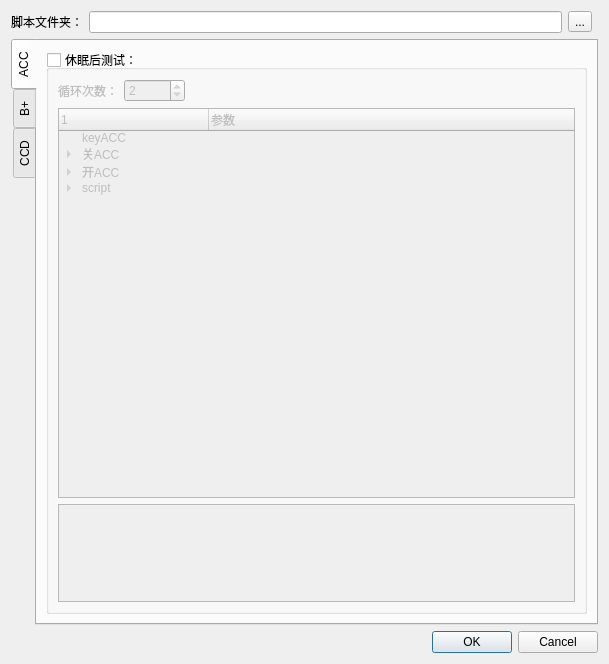
<?xml version="1.0" encoding="UTF-8"?>
<ui version="4.0">
 <class>CfgSParam</class>
 <widget class="QDialog" name="CfgSParam">
  <property name="geometry">
   <rect>
    <x>0</x>
    <y>0</y>
    <width>609</width>
    <height>664</height>
   </rect>
  </property>
  <property name="windowTitle">
   <string>Dialog</string>
  </property>
  <layout class="QGridLayout" name="gridLayout_5">
   <item row="0" column="1">
    <widget class="QLineEdit" name="lineEditFilePath"/>
   </item>
   <item row="0" column="2">
    <widget class="QToolButton" name="toolopenFile">
     <property name="text">
      <string>...</string>
     </property>
    </widget>
   </item>
   <item row="2" column="1" colspan="3">
    <widget class="QDialogButtonBox" name="buttonBox">
     <property name="orientation">
      <enum>Qt::Horizontal</enum>
     </property>
     <property name="standardButtons">
      <set>QDialogButtonBox::Cancel|QDialogButtonBox::Ok</set>
     </property>
    </widget>
   </item>
   <item row="0" column="0">
    <widget class="QLabel" name="label_15">
     <property name="text">
      <string>脚本文件夹：</string>
     </property>
    </widget>
   </item>
   <item row="1" column="0" colspan="4">
    <widget class="QTabWidget" name="tabWidget">
     <property name="tabPosition">
      <enum>QTabWidget::West</enum>
     </property>
     <property name="currentIndex">
      <number>0</number>
     </property>
     <widget class="QWidget" name="tabACC">
      <attribute name="title">
       <string>ACC</string>
      </attribute>
      <layout class="QGridLayout" name="gridLayout_13">
       <item row="0" column="0">
        <widget class="QGroupBox" name="groupACC">
         <property name="title">
          <string>休眠后测试：</string>
         </property>
         <property name="flat">
          <bool>true</bool>
         </property>
         <property name="checkable">
          <bool>true</bool>
         </property>
         <property name="checked">
          <bool>false</bool>
         </property>
         <layout class="QGridLayout" name="gridLayout_11">
          <item row="0" column="0">
           <widget class="QLabel" name="label_16">
            <property name="text">
             <string>循环次数：</string>
            </property>
           </widget>
          </item>
          <item row="0" column="1">
           <widget class="QSpinBox" name="spinAccCycle">
            <property name="toolTip">
             <string>1~65535</string>
            </property>
            <property name="minimum">
             <number>1</number>
            </property>
            <property name="maximum">
             <number>65535</number>
            </property>
            <property name="value">
             <number>2</number>
            </property>
           </widget>
          </item>
          <item row="0" column="2">
           <spacer name="horizontalSpacer_3">
            <property name="orientation">
             <enum>Qt::Horizontal</enum>
            </property>
            <property name="sizeHint" stdset="0">
             <size>
              <width>40</width>
              <height>20</height>
             </size>
            </property>
           </spacer>
          </item>
          <item row="1" column="0" colspan="3">
           <layout class="QVBoxLayout" name="verticalLayout" stretch="4,1">
            <item>
             <widget class="QTreeWidget" name="treeACC">
              <attribute name="headerDefaultSectionSize">
               <number>150</number>
              </attribute>
              <column>
               <property name="text">
                <string/>
               </property>
              </column>
              <column>
               <property name="text">
                <string>参数</string>
               </property>
              </column>
              <item>
               <property name="text">
                <string>keyACC</string>
               </property>
              </item>
              <item>
               <property name="text">
                <string>关ACC</string>
               </property>
               <item>
                <property name="text">
                 <string>Wait Time(mS)：</string>
                </property>
                <item>
                 <property name="text">
                  <string>Min：</string>
                 </property>
                 <property name="toolTip">
                  <string>关处理时间</string>
                 </property>
                 <property name="text">
                  <string>10000</string>
                 </property>
                 <property name="flags">
                  <set>ItemIsSelectable|ItemIsEditable|ItemIsDragEnabled|ItemIsUserCheckable|ItemIsEnabled</set>
                 </property>
                </item>
                <item>
                 <property name="text">
                  <string>Max:</string>
                 </property>
                 <property name="text">
                  <string>30000</string>
                 </property>
                 <property name="flags">
                  <set>ItemIsSelectable|ItemIsEditable|ItemIsDragEnabled|ItemIsUserCheckable|ItemIsEnabled</set>
                 </property>
                </item>
                <item>
                 <property name="text">
                  <string>Step:</string>
                 </property>
                 <property name="text">
                  <string>0</string>
                 </property>
                 <property name="flags">
                  <set>ItemIsSelectable|ItemIsEditable|ItemIsDragEnabled|ItemIsUserCheckable|ItemIsEnabled</set>
                 </property>
                </item>
               </item>
               <item>
                <property name="text">
                 <string>Check：电流</string>
                </property>
                <property name="toolTip">
                 <string>关机时间超过休眠电流检测时间将检测休眠电流；</string>
                </property>
                <property name="text">
                 <string/>
                </property>
                <property name="foreground">
                 <brush brushstyle="SolidPattern">
                  <color alpha="255">
                   <red>0</red>
                   <green>0</green>
                   <blue>255</blue>
                  </color>
                 </brush>
                </property>
                <property name="checkState">
                 <enum>Checked</enum>
                </property>
                <item>
                 <property name="text">
                  <string>时间(mS):</string>
                 </property>
                 <property name="text">
                  <string>15000</string>
                 </property>
                 <property name="flags">
                  <set>ItemIsSelectable|ItemIsEditable|ItemIsDragEnabled|ItemIsUserCheckable|ItemIsEnabled</set>
                 </property>
                </item>
                <item>
                 <property name="text">
                  <string>休眠电流(mA):</string>
                 </property>
                 <property name="text">
                  <string>20</string>
                 </property>
                 <property name="flags">
                  <set>ItemIsSelectable|ItemIsEditable|ItemIsDragEnabled|ItemIsUserCheckable|ItemIsEnabled</set>
                 </property>
                </item>
               </item>
              </item>
              <item>
               <property name="text">
                <string>开ACC</string>
               </property>
               <property name="text">
                <string/>
               </property>
               <item>
                <property name="text">
                 <string>Wait Time(mS):</string>
                </property>
                <property name="toolTip">
                 <string>开处理时间</string>
                </property>
                <property name="text">
                 <string>5000</string>
                </property>
                <property name="toolTip">
                 <string/>
                </property>
                <property name="flags">
                 <set>ItemIsSelectable|ItemIsEditable|ItemIsDragEnabled|ItemIsUserCheckable|ItemIsEnabled</set>
                </property>
               </item>
               <item>
                <property name="text">
                 <string>Over Time(mS)：</string>
                </property>
                <property name="toolTip">
                 <string>开机测试检测最长时间，超过该时间将不再检测，判断为失败。</string>
                </property>
                <property name="text">
                 <string>60000</string>
                </property>
                <property name="toolTip">
                 <string>处理超过该时间将结束测试，并判断为失败</string>
                </property>
                <property name="flags">
                 <set>ItemIsSelectable|ItemIsEditable|ItemIsDragEnabled|ItemIsUserCheckable|ItemIsEnabled</set>
                </property>
               </item>
               <item>
                <property name="text">
                 <string>Check：电流</string>
                </property>
                <property name="toolTip">
                 <string>工作电流是否达到正常工作电流</string>
                </property>
                <property name="text">
                 <string/>
                </property>
                <property name="checkState">
                 <enum>Checked</enum>
                </property>
                <item>
                 <property name="text">
                  <string>唤醒电流(mA)：</string>
                 </property>
                 <property name="text">
                  <string>320</string>
                 </property>
                 <property name="toolTip">
                  <string>电流最好为工作电流减去10~50mA</string>
                 </property>
                 <property name="flags">
                  <set>ItemIsSelectable|ItemIsEditable|ItemIsDragEnabled|ItemIsUserCheckable|ItemIsEnabled</set>
                 </property>
                </item>
               </item>
               <item>
                <property name="text">
                 <string>Check：界面</string>
                </property>
                <property name="toolTip">
                 <string>检测开机后是否回到上次关机前界面</string>
                </property>
                <property name="text">
                 <string/>
                </property>
                <property name="toolTip">
                 <string>检测是否回到休眠前界面，反之检测存在界面即OK</string>
                </property>
                <property name="checkState">
                 <enum>Checked</enum>
                </property>
                <item>
                 <property name="text">
                  <string>记忆检测</string>
                 </property>
                 <property name="text">
                  <string/>
                 </property>
                 <property name="checkState">
                  <enum>Checked</enum>
                 </property>
                </item>
               </item>
              </item>
              <item>
               <property name="text">
                <string>script</string>
               </property>
               <item>
                <property name="text">
                 <string>logcheck:</string>
                </property>
                <property name="text">
                 <string>OK (1 test)</string>
                </property>
                <property name="flags">
                 <set>ItemIsSelectable|ItemIsEditable|ItemIsDragEnabled|ItemIsUserCheckable|ItemIsEnabled</set>
                </property>
               </item>
              </item>
             </widget>
            </item>
            <item>
             <widget class="QTextEdit" name="textACCDescription">
              <property name="toolTip">
               <string>测试单元描述</string>
              </property>
              <property name="html">
               <string>&lt;!DOCTYPE HTML PUBLIC &quot;-//W3C//DTD HTML 4.0//EN&quot; &quot;http://www.w3.org/TR/REC-html40/strict.dtd&quot;&gt;
&lt;html&gt;&lt;head&gt;&lt;meta name=&quot;qrichtext&quot; content=&quot;1&quot; /&gt;&lt;style type=&quot;text/css&quot;&gt;
p, li { white-space: pre-wrap; }
&lt;/style&gt;&lt;/head&gt;&lt;body style=&quot; font-family:'SimSun'; font-size:9pt; font-weight:400; font-style:normal;&quot;&gt;
&lt;p style=&quot;-qt-paragraph-type:empty; margin-top:0px; margin-bottom:0px; margin-left:0px; margin-right:0px; -qt-block-indent:0; text-indent:0px;&quot;&gt;&lt;br /&gt;&lt;/p&gt;&lt;/body&gt;&lt;/html&gt;</string>
              </property>
             </widget>
            </item>
           </layout>
          </item>
         </layout>
        </widget>
       </item>
      </layout>
     </widget>
     <widget class="QWidget" name="tabBAT">
      <attribute name="title">
       <string>B+</string>
      </attribute>
      <layout class="QGridLayout" name="gridLayout_16">
       <item row="0" column="0">
        <widget class="QGroupBox" name="groupBAT">
         <property name="enabled">
          <bool>true</bool>
         </property>
         <property name="title">
          <string>关机后测试：</string>
         </property>
         <property name="flat">
          <bool>true</bool>
         </property>
         <property name="checkable">
          <bool>true</bool>
         </property>
         <property name="checked">
          <bool>false</bool>
         </property>
         <layout class="QGridLayout" name="gridLayout_3">
          <item row="0" column="0">
           <widget class="QLabel" name="label">
            <property name="text">
             <string>循环次数：</string>
            </property>
           </widget>
          </item>
          <item row="0" column="1">
           <widget class="QSpinBox" name="spinBatCycle">
            <property name="toolTip">
             <string>1~65535</string>
            </property>
            <property name="minimum">
             <number>1</number>
            </property>
            <property name="maximum">
             <number>65535</number>
            </property>
            <property name="value">
             <number>2</number>
            </property>
           </widget>
          </item>
          <item row="0" column="2">
           <spacer name="horizontalSpacer">
            <property name="orientation">
             <enum>Qt::Horizontal</enum>
            </property>
            <property name="sizeHint" stdset="0">
             <size>
              <width>40</width>
              <height>20</height>
             </size>
            </property>
           </spacer>
          </item>
          <item row="1" column="0" colspan="3">
           <layout class="QVBoxLayout" name="verticalLayout_2" stretch="4,1">
            <item>
             <widget class="QTreeWidget" name="treeBAT">
              <attribute name="headerDefaultSectionSize">
               <number>150</number>
              </attribute>
              <column>
               <property name="text">
                <string/>
               </property>
              </column>
              <column>
               <property name="text">
                <string>参数</string>
               </property>
              </column>
              <item>
               <property name="text">
                <string>KeyBAT</string>
               </property>
              </item>
              <item>
               <property name="text">
                <string>关B+</string>
               </property>
               <item>
                <property name="text">
                 <string>Wait Time(mS)</string>
                </property>
                <property name="text">
                 <string/>
                </property>
                <item>
                 <property name="text">
                  <string>Min:</string>
                 </property>
                 <property name="text">
                  <string>5000</string>
                 </property>
                 <property name="flags">
                  <set>ItemIsSelectable|ItemIsEditable|ItemIsDragEnabled|ItemIsUserCheckable|ItemIsEnabled</set>
                 </property>
                </item>
                <item>
                 <property name="text">
                  <string>Max:</string>
                 </property>
                 <property name="text">
                  <string>30000</string>
                 </property>
                 <property name="flags">
                  <set>ItemIsSelectable|ItemIsEditable|ItemIsDragEnabled|ItemIsUserCheckable|ItemIsEnabled</set>
                 </property>
                </item>
                <item>
                 <property name="text">
                  <string>Step:</string>
                 </property>
                 <property name="text">
                  <string>0</string>
                 </property>
                 <property name="flags">
                  <set>ItemIsSelectable|ItemIsEditable|ItemIsDragEnabled|ItemIsUserCheckable|ItemIsEnabled</set>
                 </property>
                </item>
               </item>
              </item>
              <item>
               <property name="text">
                <string>开B+</string>
               </property>
               <item>
                <property name="text">
                 <string>Wait Time(mS):</string>
                </property>
                <property name="text">
                 <string>5000</string>
                </property>
                <property name="flags">
                 <set>ItemIsSelectable|ItemIsEditable|ItemIsDragEnabled|ItemIsUserCheckable|ItemIsEnabled</set>
                </property>
               </item>
               <item>
                <property name="text">
                 <string>Over Time(mS):</string>
                </property>
                <property name="text">
                 <string>60000</string>
                </property>
                <property name="flags">
                 <set>ItemIsSelectable|ItemIsEditable|ItemIsDragEnabled|ItemIsUserCheckable|ItemIsEnabled</set>
                </property>
               </item>
               <item>
                <property name="text">
                 <string>Check：电流</string>
                </property>
                <property name="text">
                 <string/>
                </property>
                <property name="checkState">
                 <enum>Checked</enum>
                </property>
                <item>
                 <property name="text">
                  <string>开机电流(mA):</string>
                 </property>
                 <property name="text">
                  <string>320</string>
                 </property>
                 <property name="toolTip">
                  <string>电流最好为工作电流减10~50</string>
                 </property>
                 <property name="flags">
                  <set>ItemIsSelectable|ItemIsEditable|ItemIsDragEnabled|ItemIsUserCheckable|ItemIsEnabled</set>
                 </property>
                </item>
               </item>
               <item>
                <property name="text">
                 <string>Check：界面</string>
                </property>
                <property name="text">
                 <string/>
                </property>
                <property name="checkState">
                 <enum>Checked</enum>
                </property>
                <item>
                 <property name="text">
                  <string>记忆检测</string>
                 </property>
                 <property name="text">
                  <string/>
                 </property>
                 <property name="checkState">
                  <enum>Checked</enum>
                 </property>
                </item>
               </item>
              </item>
              <item>
               <property name="text">
                <string>script</string>
               </property>
               <item>
                <property name="text">
                 <string>logcheck</string>
                </property>
                <property name="text">
                 <string>OK (1 test)</string>
                </property>
                <property name="flags">
                 <set>ItemIsSelectable|ItemIsEditable|ItemIsDragEnabled|ItemIsUserCheckable|ItemIsEnabled</set>
                </property>
               </item>
              </item>
             </widget>
            </item>
            <item>
             <widget class="QTextEdit" name="textBatDescription">
              <property name="html">
               <string>&lt;!DOCTYPE HTML PUBLIC &quot;-//W3C//DTD HTML 4.0//EN&quot; &quot;http://www.w3.org/TR/REC-html40/strict.dtd&quot;&gt;
&lt;html&gt;&lt;head&gt;&lt;meta name=&quot;qrichtext&quot; content=&quot;1&quot; /&gt;&lt;style type=&quot;text/css&quot;&gt;
p, li { white-space: pre-wrap; }
&lt;/style&gt;&lt;/head&gt;&lt;body style=&quot; font-family:'SimSun'; font-size:9pt; font-weight:400; font-style:normal;&quot;&gt;
&lt;p style=&quot;-qt-paragraph-type:empty; margin-top:0px; margin-bottom:0px; margin-left:0px; margin-right:0px; -qt-block-indent:0; text-indent:0px;&quot;&gt;&lt;br /&gt;&lt;/p&gt;&lt;/body&gt;&lt;/html&gt;</string>
              </property>
             </widget>
            </item>
           </layout>
          </item>
         </layout>
        </widget>
       </item>
      </layout>
     </widget>
     <widget class="QWidget" name="tabCCD">
      <attribute name="title">
       <string>CCD</string>
      </attribute>
      <layout class="QGridLayout" name="gridLayout">
       <item row="0" column="0">
        <widget class="QGroupBox" name="groupCCD">
         <property name="title">
          <string>休眠后测试：</string>
         </property>
         <property name="flat">
          <bool>true</bool>
         </property>
         <property name="checkable">
          <bool>true</bool>
         </property>
         <property name="checked">
          <bool>false</bool>
         </property>
         <layout class="QGridLayout" name="gridLayout_12">
          <item row="0" column="0">
           <widget class="QLabel" name="label_17">
            <property name="text">
             <string>循环次数：</string>
            </property>
           </widget>
          </item>
          <item row="0" column="1">
           <widget class="QSpinBox" name="spinCCDCycle">
            <property name="toolTip">
             <string>1~65535</string>
            </property>
            <property name="minimum">
             <number>1</number>
            </property>
            <property name="maximum">
             <number>65535</number>
            </property>
            <property name="value">
             <number>2</number>
            </property>
           </widget>
          </item>
          <item row="0" column="2">
           <spacer name="horizontalSpacer_4">
            <property name="orientation">
             <enum>Qt::Horizontal</enum>
            </property>
            <property name="sizeHint" stdset="0">
             <size>
              <width>40</width>
              <height>20</height>
             </size>
            </property>
           </spacer>
          </item>
          <item row="1" column="0" colspan="3">
           <layout class="QVBoxLayout" name="verticalLayout_3" stretch="4,1">
            <item>
             <widget class="QTreeWidget" name="treeCCD">
              <attribute name="headerDefaultSectionSize">
               <number>150</number>
              </attribute>
              <column>
               <property name="text">
                <string/>
               </property>
              </column>
              <column>
               <property name="text">
                <string>参数</string>
               </property>
              </column>
              <item>
               <property name="text">
                <string>keyCCD</string>
               </property>
              </item>
              <item>
               <property name="text">
                <string>关CCD</string>
               </property>
               <item>
                <property name="text">
                 <string>Wait Time(mS)：</string>
                </property>
                <property name="text">
                 <string>1000</string>
                </property>
               </item>
               <item>
                <property name="text">
                 <string>Check：电流</string>
                </property>
                <property name="toolTip">
                 <string>关机时间超过休眠电流检测时间将检测休眠电流；</string>
                </property>
                <property name="text">
                 <string/>
                </property>
                <property name="foreground">
                 <brush brushstyle="SolidPattern">
                  <color alpha="255">
                   <red>0</red>
                   <green>0</green>
                   <blue>255</blue>
                  </color>
                 </brush>
                </property>
                <property name="checkState">
                 <enum>Checked</enum>
                </property>
                <item>
                 <property name="text">
                  <string>时间(mS):</string>
                 </property>
                 <property name="text">
                  <string>15000</string>
                 </property>
                 <property name="flags">
                  <set>ItemIsSelectable|ItemIsEditable|ItemIsDragEnabled|ItemIsUserCheckable|ItemIsEnabled</set>
                 </property>
                </item>
                <item>
                 <property name="text">
                  <string>休眠电流(mA):</string>
                 </property>
                 <property name="text">
                  <string>20</string>
                 </property>
                 <property name="flags">
                  <set>ItemIsSelectable|ItemIsEditable|ItemIsDragEnabled|ItemIsUserCheckable|ItemIsEnabled</set>
                 </property>
                </item>
               </item>
              </item>
              <item>
               <property name="text">
                <string>开CCD</string>
               </property>
               <property name="text">
                <string/>
               </property>
               <item>
                <property name="text">
                 <string>Wait Time(mS):</string>
                </property>
                <property name="toolTip">
                 <string>开处理时间</string>
                </property>
                <property name="text">
                 <string/>
                </property>
                <property name="toolTip">
                 <string/>
                </property>
                <item>
                 <property name="text">
                  <string>Min:</string>
                 </property>
                 <property name="text">
                  <string>1000</string>
                 </property>
                </item>
                <item>
                 <property name="text">
                  <string>Max:</string>
                 </property>
                 <property name="text">
                  <string>5000</string>
                 </property>
                </item>
                <item>
                 <property name="text">
                  <string>Step:</string>
                 </property>
                 <property name="text">
                  <string>50</string>
                 </property>
                </item>
               </item>
               <item>
                <property name="text">
                 <string>Over Time(mS)：</string>
                </property>
                <property name="toolTip">
                 <string>开机测试检测最长时间，超过该时间将不再检测，判断为失败。</string>
                </property>
                <property name="text">
                 <string>60000</string>
                </property>
                <property name="toolTip">
                 <string>处理超过该时间将结束测试，并判断为失败</string>
                </property>
                <property name="flags">
                 <set>ItemIsSelectable|ItemIsEditable|ItemIsDragEnabled|ItemIsUserCheckable|ItemIsEnabled</set>
                </property>
               </item>
               <item>
                <property name="text">
                 <string>Check：电流</string>
                </property>
                <property name="toolTip">
                 <string>工作电流是否达到正常工作电流</string>
                </property>
                <property name="text">
                 <string/>
                </property>
                <property name="checkState">
                 <enum>Checked</enum>
                </property>
                <item>
                 <property name="text">
                  <string>唤醒电流(mA)：</string>
                 </property>
                 <property name="text">
                  <string>320</string>
                 </property>
                 <property name="toolTip">
                  <string>电流最好为工作电流减去10~50mA</string>
                 </property>
                 <property name="flags">
                  <set>ItemIsSelectable|ItemIsEditable|ItemIsDragEnabled|ItemIsUserCheckable|ItemIsEnabled</set>
                 </property>
                </item>
               </item>
               <item>
                <property name="text">
                 <string>Check：界面</string>
                </property>
                <property name="toolTip">
                 <string>检测开机后是否回到上次关机前界面</string>
                </property>
                <property name="text">
                 <string/>
                </property>
                <property name="toolTip">
                 <string>检测是否回到休眠前界面，反之检测存在界面即OK</string>
                </property>
                <property name="checkState">
                 <enum>Checked</enum>
                </property>
                <item>
                 <property name="text">
                  <string>记忆检测</string>
                 </property>
                 <property name="text">
                  <string/>
                 </property>
                 <property name="checkState">
                  <enum>Checked</enum>
                 </property>
                </item>
               </item>
              </item>
              <item>
               <property name="text">
                <string>script</string>
               </property>
               <item>
                <property name="text">
                 <string>logcheck:</string>
                </property>
                <property name="text">
                 <string>OK (1 test)</string>
                </property>
                <property name="flags">
                 <set>ItemIsSelectable|ItemIsEditable|ItemIsDragEnabled|ItemIsUserCheckable|ItemIsEnabled</set>
                </property>
               </item>
              </item>
             </widget>
            </item>
            <item>
             <widget class="QTextEdit" name="textCCDDescription">
              <property name="toolTip">
               <string>测试单元描述</string>
              </property>
              <property name="html">
               <string>&lt;!DOCTYPE HTML PUBLIC &quot;-//W3C//DTD HTML 4.0//EN&quot; &quot;http://www.w3.org/TR/REC-html40/strict.dtd&quot;&gt;
&lt;html&gt;&lt;head&gt;&lt;meta name=&quot;qrichtext&quot; content=&quot;1&quot; /&gt;&lt;style type=&quot;text/css&quot;&gt;
p, li { white-space: pre-wrap; }
&lt;/style&gt;&lt;/head&gt;&lt;body style=&quot; font-family:'SimSun'; font-size:9pt; font-weight:400; font-style:normal;&quot;&gt;
&lt;p style=&quot;-qt-paragraph-type:empty; margin-top:0px; margin-bottom:0px; margin-left:0px; margin-right:0px; -qt-block-indent:0; text-indent:0px;&quot;&gt;&lt;br /&gt;&lt;/p&gt;&lt;/body&gt;&lt;/html&gt;</string>
              </property>
             </widget>
            </item>
           </layout>
          </item>
         </layout>
        </widget>
       </item>
      </layout>
     </widget>
    </widget>
   </item>
  </layout>
 </widget>
 <resources/>
 <connections>
  <connection>
   <sender>buttonBox</sender>
   <signal>accepted()</signal>
   <receiver>CfgSParam</receiver>
   <slot>accept()</slot>
   <hints>
    <hint type="sourcelabel">
     <x>248</x>
     <y>254</y>
    </hint>
    <hint type="destinationlabel">
     <x>157</x>
     <y>274</y>
    </hint>
   </hints>
  </connection>
  <connection>
   <sender>buttonBox</sender>
   <signal>rejected()</signal>
   <receiver>CfgSParam</receiver>
   <slot>reject()</slot>
   <hints>
    <hint type="sourcelabel">
     <x>316</x>
     <y>260</y>
    </hint>
    <hint type="destinationlabel">
     <x>286</x>
     <y>274</y>
    </hint>
   </hints>
  </connection>
 </connections>
</ui>
